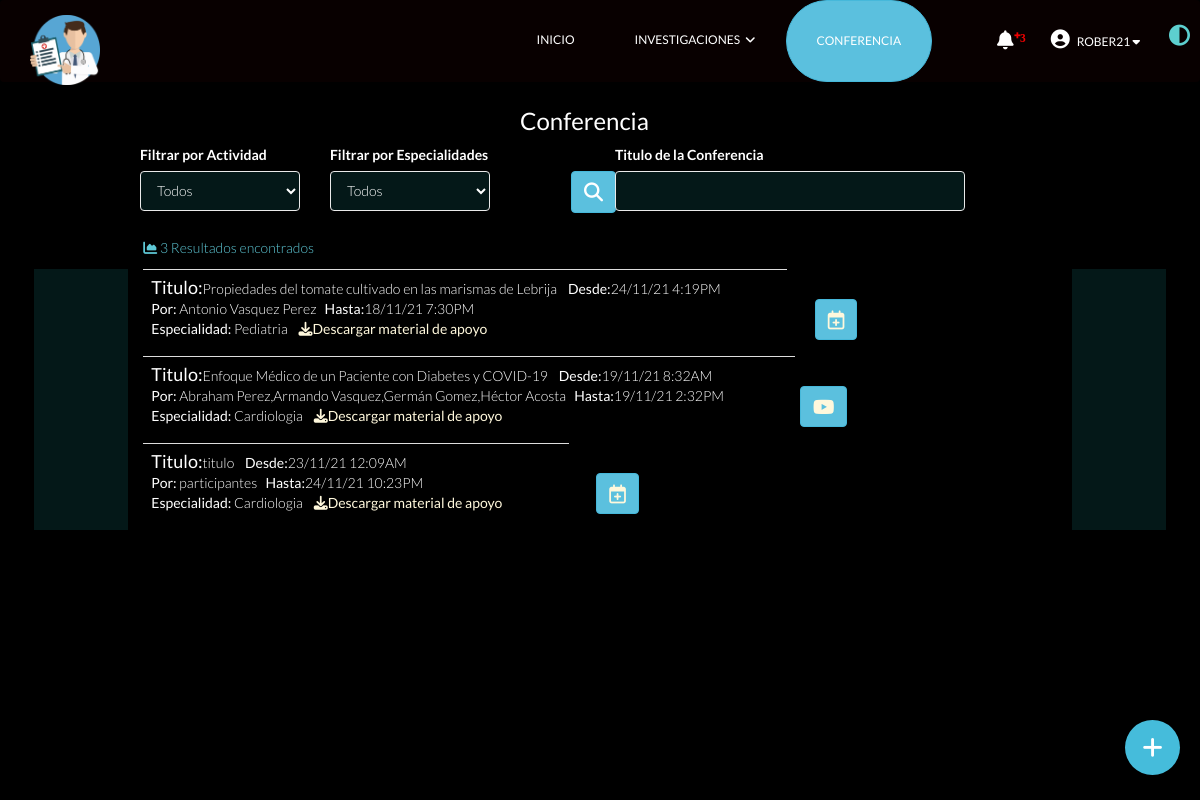
Page /conferencia_me.php (signed in) on the earlier database version.
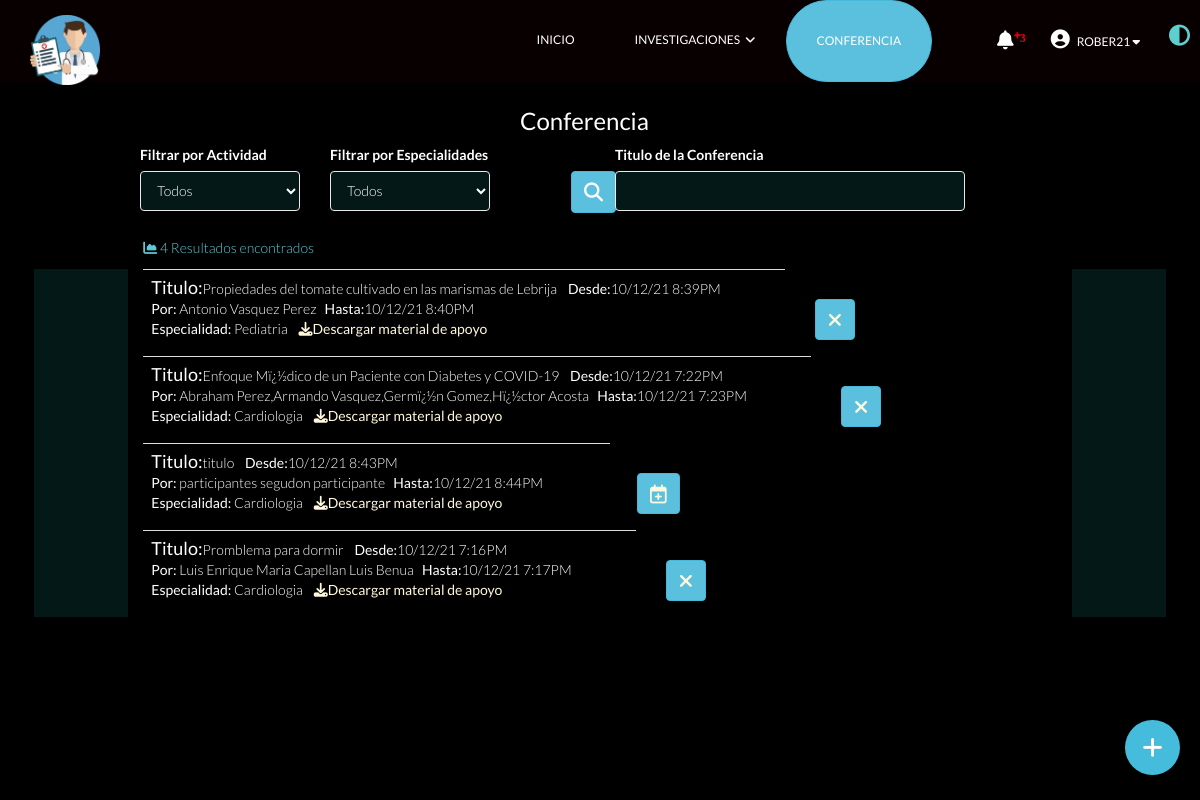
Same page on the later database version.
### tables this page shows
CREATE TABLE `conferencia` (
  `id_confe` int(20) NOT NULL,
  `id_userme` int(20) DEFAULT NULL,
  `titulo_confe` varchar(250) DEFAULT NULL,
  `autores_confe` varchar(300) DEFAULT NULL,
  `link_confe` varchar(400) DEFAULT NULL,
  `material_confe` varchar(400) DEFAULT NULL,
  `recordatorio` int(20) DEFAULT NULL,
  `categoria_confe` int(20) DEFAULT NULL,
  `fachainicio` datetime DEFAULT NULL,
  `fechafinal` datetime DEFAULT NULL,
  `etapa_confe` varchar(250) DEFAULT NULL,
  `visttas_confe` int(50) DEFAULT NULL,
  `estado` varchar(1) DEFAULT NULL
);

CREATE TABLE `especialidad` (
  `id_espec` int(20) NOT NULL,
  `espec_descripsion` varchar(150) DEFAULT NULL,
  `estado` varchar(1) DEFAULT NULL
);

### conferencia_me.php (the view, shortened to what this page needs)
<?php include ('php/conexion.php'); ?>
<?php
$buscaetapa='Todos';
$buscarespec='Todos';
?>
<!DOCTYPE html>
<html lang="es">
<head>
    <link href="css/bootstrap.min.css" rel="stylesheet">
    <link href="css/font-awesome.min.css" rel="stylesheet">
    <link href="css/lightbox.css" rel="stylesheet">
    <link href="css/animate.min.css" rel="stylesheet">
    <link href="css/main.css" rel="stylesheet">
    <link href="css/responsive.css" rel="stylesheet">
    <link href="css/dark.css" rel="stylesheet">
    <link rel="stylesheet" href="css/boton.css">
</head>
<body class="dark">
<?php include_once "./php/menu.php"; ?>
<br>
<br>
<br>
<br>
<div class="container mt-5">
    <div >
    <div>
<div >
<div class="card">
<div class="card-body">
<h3 class="col-lg-5 col-lg-offset-5 col-xs-12 col-xs-offset-0">Conferencia</h3>
<form id="form2" name="form2" method="POST" action="conferencia_me.php">
        <div>
                <div>
                        <table class="table">
                                <thead>
                                        <div>
                                                <div class="col-lg-2 col-lg-offset-1 col-xs-12 col-xs-offset-0">
                                                <label  class="control-label">Filtrar por Actividad</label>
                                                        <select  id="assigned-tutor-filter" id="buscaetapa" name="buscaetapa" class="form-control mt-2">
                                                                <option value="Todos">Todos</option>
                                                        </select>
                                                </div>
                                                <div class="col-lg-2 col-lg-offset-0 col-xs-12 col-xs-offset-0">
                                                <label  class="control-label">Filtrar por Especialidades</label>
                                                        <select  id="subject-filter" id="buscarespec" name="buscarespec" class="form-control mt-2">
                                                                <option value="Todos">Todos</option>
                                                        </select>
                                                </div>
                                                <div class="col-lg-1 col-lg-offset-0 col-xs-12 col-xs-offset-0">
                                                <button class="btn btn-info conferencia" type="sumit" ><i class="fa fa-search" aria-hidden="true"></i></button>
                                                </div>
                                                <div class="col-lg-4 col-lg-offset-0 col-xs-12 col-xs-offset-0 ">
                                                <label  class="form-label">Titulo de la Conferencia</label>
                                                <input   type="text" class="form-control"  id="buscar" name="buscar" value="<?php  echo $buscar = $_POST["buscar"]?>"  >
                                                    </div>
                                        </div>
                                </thead>
                        </table>
                </div>
        </div>
        <?php
        if ($buscar == '' AND $buscaetapa =='Todos' AND $buscarespec =='Todos' ){ $filtro = "";}
        $sql2=("SELECT conferencia.id_confe,conferencia.titulo_confe,conferencia.autores_confe,conferencia.material_confe,conferencia.fachainicio,conferencia.fechafinal,conferencia.categoria_confe,
        conferencia.etapa_confe,conferencia.recordatorio,conferencia.link_confe,conferencia.visttas_confe,especialidad.espec_descripsion FROM conferencia,especialidad WHERE conferencia.categoria_confe=especialidad.id_espec $filtro ");
        $sql= $mysqli->query($sql2);
        $numeroSql = mysqli_num_rows($sql);
        ?>
</form>
<div style="
            padding : 4px;
            height : 500px;
            overflow : auto; ">
<div  class="table-responsive">
<p  class="col-lg-10 col-lg-offset-1 col-xs-12 col-xs-offset-0"  style="   color:rgb(94, 200, 214);"><i class="fa fa-area-chart" aria-hidden="true"></i> <?php echo $numeroSql; ?> Resultados encontrados</p>
        <table class="table">
                <tbody>
                <?php while ($rowSql = mysqli_fetch_assoc($sql)){
                        $archivo= $rowSql["material_confe"];
                        $fecha2=$rowSql["fachainicio"];
                        $inicial = date_create($fecha2)->format('d/m/y  g:iA');
                        $fecha3=$rowSql["fechafinal"];
                        $final = date_create($fecha3)->format('d/m/y  g:iA');
                        ?>
                        <tr class="col-lg-10 col-lg-offset-1 col-xs-12 col-xs-offset-0" >
                        <td ><h4 style="display: inline;">Titulo:</h4><?php echo  $rowSql["titulo_confe"]; ?>   &nbsp;&nbsp; <h5 style="display: inline;">Desde:</h5><?php echo $inicial; ?>
                        <br><h5 style="display: inline;">Por:</h5> <?php echo $rowSql["autores_confe"]; ?>&nbsp;&nbsp;  <h5 style="display: inline;">Hasta:</h5><?php echo $final; ?>
                        <br>
                        <h5 style="display: inline;">Especialidad:</h5> <?php echo $rowSql["espec_descripsion"]; ?> &nbsp;&nbsp; <?php  if ($archivo != '') {
                                                echo ('<h5 style="display: inline;"><a href="php/' . $archivo . '"download="sistema-difucion-medica-conferencia"><i class="fa fa-download"></i>Descargar material de apoyo</a></h5>'); }?> </td>
                        <?php
                        if ($rowSql["etapa_confe"]=='En vivo' ) {
                         echo "<td style='text-align: center; font-size: 49px;'> <a class='btn btn-info' style='left: 60px; position: relative; font-size: 19px;' href='php/rec_suma_link.php?accion=VISITA&id=".$rowSql["id_confe"]."&vist=".++$rowSql["visttas_confe"]."&linkd=".$rowSql["link_confe"]."&acciones=no'target='_blank'  role='button'><i class='fa fa-youtube-play' aria-hidden='true'></i></a></td>";
                        }elseif( $rowSql["etapa_confe"]=='Programada'){
                                echo "<td style='text-align: center; font-size: 49px;'> <a class='btn btn-info' style='left: 78px; position: relative; font-size: 19px;' href='php/rec_suma_link.php?accion=INSREC&id=".$rowSql["id_confe"]."&acciones=SUMA&rec=".++$rowSql["recordatorio"]."'  role='button'><i class='fa fa-calendar-plus-o' aria-hidden='true'></i></a></td>";
                        }elseif( $rowSql["etapa_confe"]=='Terminada'){
                                echo "<td style='text-align: center; font-size: 49px;'> <a class='btn btn-info' style='left: 78px; position: relative; font-size: 19px;' href='memoriac.php?id=".$rowSql["id_confe"]."'  role='button'><i class='fa fa-times' aria-hidden='true'></i></a></td>";
                        }
                        ?>
                        </tr>
               <?php } ?>
                </tbody>
        </table>
</div>
</div>
</div>
</div>
</div>
</div>
        <div class="con">
        <?php include_once "./php/boton_medico.php"; ?>
        </div>
    </div>
</div>
</body>
</html>

### php/menu.php (shortened to what this page needs)
<header id="header">
        <div>
        <div class="dark1">
            <div class="navbar" role="banner">
                <div class="container">
                    <div class="navbar-header">
                        <a class="navbar-brand" href="index.php">
                            <img src="images/logo.png" alt="logo" width="70" height="70">
                        </a>
                    </div>
                    <div class="collapse navbar-collapse">
                        <ul class="nav navbar-nav navbar-right">
                            <li class="active"><a href="index.php">Inicio</a></li>
                            <li class="dropdown"><a href="conferencia_me.php">Investigaciones<i class="fa fa-angle-down"></i></a>
                            </li>
                            <li class="dropdown"><a style="border-radius: 75px;" class="btn btn-info" href="conferencia_me.php">Conferencia</a>
                            </li>
                            <li class="dropdown"><a href="cirugia_general.php"><i class="fa fa-bell campana" aria-hidden="true"><span style=" color: #ef0000;">⁺³</span></i></a>
                            </li>
                            <li>
                                <a href="pefil_medico.php"> <i class="fa fa-user-circle icouser" aria-hidden="true"></i>&nbsp; &nbsp;<?php  echo $_SESSION["s_medico"];?>&nbsp;<i class="fa fa-caret-down" aria-hidden="true"></i></a>
                            </li>
                        </ul>
                    </div>
                </div>
                <div class="search">
                    <div class="social-icons search">
                        <div class="oscuro">
                            <div class="modo" id="modo">
                                <i class="fa fa-adjust" aria-hidden="true"></i>
                            </div>
                        </div>
                    </div>
                </div>
            </div>
        </div>
        </div>
    </header>

### php/boton_medico.php (shortened to what this page needs)
<div class="redes">
</div>
<div class="btn-mas">
    <label for="btn-mas" class="fa fa-plus"></label>
</div>

### css/main.css (style rules this page uses)
body { background: #e0f7ff; font-family: 'Lato', sans-serif; font-weight: 300; font-size: 14px; line-height: 22px; color: #000; }
html { height: 100%; }
a { color:#0645AD; }
a { -webkit-transition: 300ms; -moz-transition: 300ms; -o-transition: 300ms; transition: 300ms; }
#header { position: fixed; z-index: 1000; top: 0; width: 100%; max-width: 1000; }
.search { position: absolute; top: 20px; right: 0; z-index: 1; }
.search i { color: #00aeef; cursor: pointer; position: absolute; font-size: 21px; right: 30px; top: 5px; }
.icouser { font-size: 19px; top: 1px; }
.campana { position: relative; font-size: 19px; left: 35px; top: 1px; }
.conferencia { position: relative; font-size: 19px; left: 51px; margin-top: 27px; }
.navbar { background: #e0f7ff; border: 0; margin-bottom: 0; }
.navbar-nav.navbar-right >li a { color: #000; font-size: 12px; padding: 30px; text-transform: uppercase; font-weight: 500; }
.fa-angle-down { padding-left: 5px; }
.form-control { border: 1px solid #eaeaea; font-weight: 300; outline: none; box-shadow: none; height: 40px; }

### css/dark.css (style rules this page uses)
#modo { color: rgb(168, 179, 201); width: 50px; font-size: 21px; margin: auto; cursor: pointer; }
.oscuro i { color: #5dcfcf; right: 10px; top: -15px; }
.dark { background: rgb(0, 0, 0); }
.dark #modo { color: rgb(74, 141, 180); }
.dark .navbar { background: rgb(8, 0, 0); border: 0; margin-bottom: 0; }
.dark .navbar-nav.navbar-right >li a { color: white; font-size: 12px; padding: 30px; text-transform: uppercase; font-weight: 500; }
.dark a { color: cornsilk; }
.dark p { color: rgb(245, 245, 245); }
.dark h3 { color: white; }
.dark h4 { color: white; }
.dark h5 { color: white; }
.dark label { color: white; }
.dark input { color: white; background-color: rgb(4, 24, 24); }
.dark select { color: white; background-color: rgb(4, 24, 24); }
.dark tr { color: white; background: black; }
.dark table { color: rgb(0, 0, 0); background-color: rgb(4, 24, 24); }

### css/boton.css (style rules this page uses)
* { margin: 0; padding: 0; box-sizing: border-box; }
.con { position: fixed; bottom: 20px; right: 20px; }
.redes a, .btn-mas label { display: block; text-decoration: none; background: #45bcdb; color: #fff; width: 55px; height: 55px; line-height: 55px; text-align: center; border-radius: 50%; box-shadow: 0px 1px 4px rgba(0,0,0,0.4); transition: all 500ms ease; }
.btn-mas label { cursor: pointer; background: #45bcdb; font-size: 23px; }

Differences in the rows shown:
changed conferencia "Propiedades del tomate cultivado en las marismas de Lebrija": fachainicio "24/11/21 4:19PM" → "10/12/21 8:39PM"; fechafinal "18/11/21 7:30PM" → "10/12/21 8:40PM"; etapa_confe "Programada" → "Terminada" (drawn)
changed conferencia: titulo_confe "Enfoque Médico de un Paciente con Diabetes y COVID-19" → "Enfoque Mï¿½dico de un Paciente con Diabetes y COVID-19"; fachainicio "19/11/21 8:32AM" → "10/12/21 7:22PM"; autores_confe "Abraham Perez,Armando Vasquez,Germán Gomez,Héctor Acosta" → "Abraham Perez,Armando Vasquez,Germï¿½n Gomez,Hï¿½ctor Acosta"; fechafinal "19/11/21 2:32PM" → "10/12/21 7:23PM"; etapa_confe "En vivo" → "Terminada" (drawn)
changed conferencia "titulo": fachainicio "23/11/21 12:09AM" → "10/12/21 8:43PM"; autores_confe "participantes" → "participantes segudon participante"; fechafinal "24/11/21 10:23PM" → "10/12/21 8:44PM"
added conferencia: titulo_confe "Promblema para dormir", fachainicio "10/12/21 7:16PM", autores_confe "Luis Enrique Maria Capellan Luis Benua", fechafinal "10/12/21 7:17PM", especialidad.espec_descripsion "Cardiologia"
Other differences:
$numeroSql: "3" → "4"
